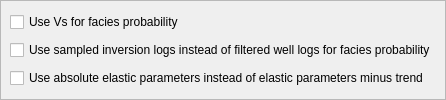
         <widget class="QFrame" name="faciesEstimateFrame">
          <property name="frameShape">
           <enum>QFrame::StyledPanel</enum>
          </property>
          <property name="frameShadow">
           <enum>QFrame::Raised</enum>
          </property>
          <layout class="QVBoxLayout">
           <property name="spacing">
            <number>6</number>
           </property>
           <property name="margin">
            <number>9</number>
           </property>
           <item>
            <widget class="QCheckBox" name="vsForFaciesCheckBox">
             <property name="toolTip">
              <string>If Vs information should be used for computing facies probabilities.</string>
             </property>
             <property name="text">
              <string>Use Vs for facies probability</string>
             </property>
             <property name="checked">
              <bool>false</bool>
             </property>
            </widget>
           </item>
           <item>
            <widget class="QCheckBox" name="predictionFaciesCheckBox">
             <property name="toolTip">
              <string>Decides whether sampled inversion logs are used when computing facies probabilities.</string>
             </property>
             <property name="text">
              <string>Use sampled inversion logs instead of filtered well logs for facies probability</string>
             </property>
            </widget>
           </item>
           <item>
            <widget class="QCheckBox" name="absoluteParametersCheckBox">
             <property name="toolTip">
              <string>Decides whether facies probabilities are generated based on absolute elastic parameters or elastic parameters minus trend (background model))</string>
             </property>
             <property name="text">
              <string>Use absolute elastic parameters instead of elastic parameters minus trend</string>
             </property>
            </widget>
           </item>
          </layout>
         </widget>
